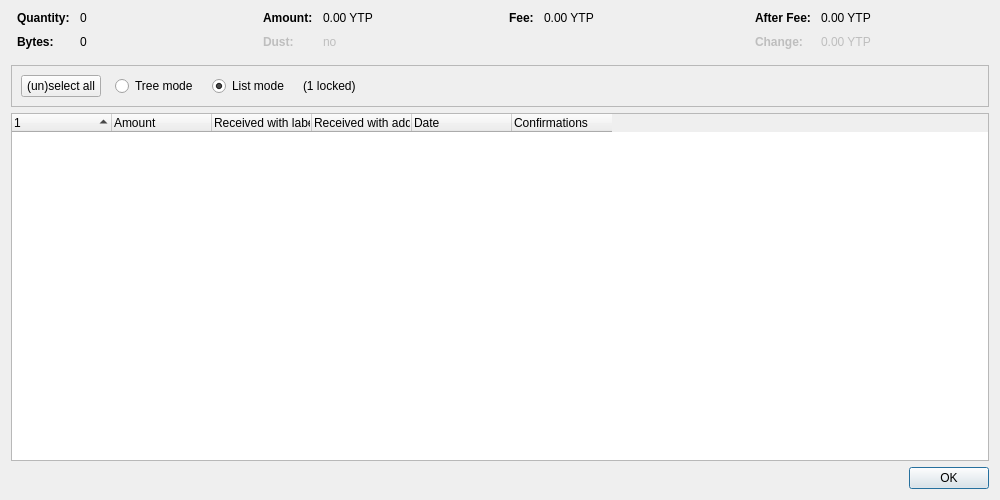
<?xml version="1.0" encoding="UTF-8"?>
<ui version="4.0">
 <class>CoinControlDialog</class>
 <widget class="QDialog" name="CoinControlDialog">
  <property name="geometry">
   <rect>
    <x>0</x>
    <y>0</y>
    <width>1000</width>
    <height>500</height>
   </rect>
  </property>
  <property name="windowTitle">
   <string>Coin Selection</string>
  </property>
  <layout class="QVBoxLayout" name="verticalLayout">
   <item>
    <layout class="QHBoxLayout" name="horizontalLayoutTop" stretch="0,0,0,0">
     <property name="topMargin">
      <number>0</number>
     </property>
     <property name="bottomMargin">
      <number>10</number>
     </property>
     <item>
      <layout class="QFormLayout" name="formLayoutCoinControl1">
       <property name="horizontalSpacing">
        <number>10</number>
       </property>
       <property name="verticalSpacing">
        <number>10</number>
       </property>
       <property name="leftMargin">
        <number>6</number>
       </property>
       <property name="rightMargin">
        <number>6</number>
       </property>
       <item row="0" column="0">
        <widget class="QLabel" name="labelCoinControlQuantityText">
         <property name="font">
          <font>
           <weight>75</weight>
           <bold>true</bold>
          </font>
         </property>
         <property name="text">
          <string>Quantity:</string>
         </property>
        </widget>
       </item>
       <item row="0" column="1">
        <widget class="QLabel" name="labelCoinControlQuantity">
         <property name="cursor">
          <cursorShape>IBeamCursor</cursorShape>
         </property>
         <property name="contextMenuPolicy">
          <enum>Qt::ActionsContextMenu</enum>
         </property>
         <property name="text">
          <string notr="true">0</string>
         </property>
         <property name="textInteractionFlags">
          <set>Qt::LinksAccessibleByMouse|Qt::TextSelectableByKeyboard|Qt::TextSelectableByMouse</set>
         </property>
        </widget>
       </item>
       <item row="1" column="0">
        <widget class="QLabel" name="labelCoinControlBytesText">
         <property name="font">
          <font>
           <weight>75</weight>
           <bold>true</bold>
          </font>
         </property>
         <property name="text">
          <string>Bytes:</string>
         </property>
        </widget>
       </item>
       <item row="1" column="1">
        <widget class="QLabel" name="labelCoinControlBytes">
         <property name="cursor">
          <cursorShape>IBeamCursor</cursorShape>
         </property>
         <property name="contextMenuPolicy">
          <enum>Qt::ActionsContextMenu</enum>
         </property>
         <property name="text">
          <string notr="true">0</string>
         </property>
         <property name="textInteractionFlags">
          <set>Qt::LinksAccessibleByMouse|Qt::TextSelectableByKeyboard|Qt::TextSelectableByMouse</set>
         </property>
        </widget>
       </item>
      </layout>
     </item>
     <item>
      <layout class="QFormLayout" name="formLayoutCoinControl2">
       <property name="horizontalSpacing">
        <number>10</number>
       </property>
       <property name="verticalSpacing">
        <number>10</number>
       </property>
       <property name="leftMargin">
        <number>6</number>
       </property>
       <property name="rightMargin">
        <number>6</number>
       </property>
       <item row="0" column="0">
        <widget class="QLabel" name="labelCoinControlAmountText">
         <property name="font">
          <font>
           <weight>75</weight>
           <bold>true</bold>
          </font>
         </property>
         <property name="text">
          <string>Amount:</string>
         </property>
        </widget>
       </item>
       <item row="0" column="1">
        <widget class="QLabel" name="labelCoinControlAmount">
         <property name="cursor">
          <cursorShape>IBeamCursor</cursorShape>
         </property>
         <property name="contextMenuPolicy">
          <enum>Qt::ActionsContextMenu</enum>
         </property>
         <property name="text">
          <string notr="true">0.00 YTP</string>
         </property>
         <property name="textInteractionFlags">
          <set>Qt::LinksAccessibleByMouse|Qt::TextSelectableByKeyboard|Qt::TextSelectableByMouse</set>
         </property>
        </widget>
       </item>
       <item row="1" column="0">
        <widget class="QLabel" name="labelCoinControlLowOutputText">
         <property name="enabled">
          <bool>false</bool>
         </property>
         <property name="font">
          <font>
           <weight>75</weight>
           <bold>true</bold>
          </font>
         </property>
         <property name="text">
          <string>Dust:</string>
         </property>
        </widget>
       </item>
       <item row="1" column="1">
        <widget class="QLabel" name="labelCoinControlLowOutput">
         <property name="enabled">
          <bool>false</bool>
         </property>
         <property name="cursor">
          <cursorShape>IBeamCursor</cursorShape>
         </property>
         <property name="contextMenuPolicy">
          <enum>Qt::ActionsContextMenu</enum>
         </property>
         <property name="text">
          <string notr="true">no</string>
         </property>
         <property name="textInteractionFlags">
          <set>Qt::LinksAccessibleByMouse|Qt::TextSelectableByKeyboard|Qt::TextSelectableByMouse</set>
         </property>
        </widget>
       </item>
      </layout>
     </item>
     <item>
      <layout class="QFormLayout" name="formLayoutCoinControl3">
       <property name="horizontalSpacing">
        <number>10</number>
       </property>
       <property name="verticalSpacing">
        <number>10</number>
       </property>
       <property name="leftMargin">
        <number>6</number>
       </property>
       <property name="rightMargin">
        <number>6</number>
       </property>
       <item row="0" column="0">
        <widget class="QLabel" name="labelCoinControlFeeText">
         <property name="font">
          <font>
           <weight>75</weight>
           <bold>true</bold>
          </font>
         </property>
         <property name="text">
          <string>Fee:</string>
         </property>
        </widget>
       </item>
       <item row="0" column="1">
        <widget class="QLabel" name="labelCoinControlFee">
         <property name="cursor">
          <cursorShape>IBeamCursor</cursorShape>
         </property>
         <property name="contextMenuPolicy">
          <enum>Qt::ActionsContextMenu</enum>
         </property>
         <property name="text">
          <string notr="true">0.00 YTP</string>
         </property>
         <property name="textInteractionFlags">
          <set>Qt::LinksAccessibleByMouse|Qt::TextSelectableByKeyboard|Qt::TextSelectableByMouse</set>
         </property>
        </widget>
       </item>
      </layout>
     </item>
     <item>
      <layout class="QFormLayout" name="formLayoutCoinControl4">
       <property name="horizontalSpacing">
        <number>10</number>
       </property>
       <property name="verticalSpacing">
        <number>10</number>
       </property>
       <property name="leftMargin">
        <number>6</number>
       </property>
       <property name="rightMargin">
        <number>6</number>
       </property>
       <item row="0" column="0">
        <widget class="QLabel" name="labelCoinControlAfterFeeText">
         <property name="font">
          <font>
           <weight>75</weight>
           <bold>true</bold>
          </font>
         </property>
         <property name="text">
          <string>After Fee:</string>
         </property>
        </widget>
       </item>
       <item row="0" column="1">
        <widget class="QLabel" name="labelCoinControlAfterFee">
         <property name="cursor">
          <cursorShape>IBeamCursor</cursorShape>
         </property>
         <property name="contextMenuPolicy">
          <enum>Qt::ActionsContextMenu</enum>
         </property>
         <property name="text">
          <string notr="true">0.00 YTP</string>
         </property>
         <property name="textInteractionFlags">
          <set>Qt::LinksAccessibleByMouse|Qt::TextSelectableByKeyboard|Qt::TextSelectableByMouse</set>
         </property>
        </widget>
       </item>
       <item row="1" column="0">
        <widget class="QLabel" name="labelCoinControlChangeText">
         <property name="enabled">
          <bool>false</bool>
         </property>
         <property name="font">
          <font>
           <weight>75</weight>
           <bold>true</bold>
          </font>
         </property>
         <property name="text">
          <string>Change:</string>
         </property>
        </widget>
       </item>
       <item row="1" column="1">
        <widget class="QLabel" name="labelCoinControlChange">
         <property name="enabled">
          <bool>false</bool>
         </property>
         <property name="cursor">
          <cursorShape>IBeamCursor</cursorShape>
         </property>
         <property name="contextMenuPolicy">
          <enum>Qt::ActionsContextMenu</enum>
         </property>
         <property name="text">
          <string notr="true">0.00 YTP</string>
         </property>
         <property name="textInteractionFlags">
          <set>Qt::LinksAccessibleByMouse|Qt::TextSelectableByKeyboard|Qt::TextSelectableByMouse</set>
         </property>
        </widget>
       </item>
      </layout>
     </item>
    </layout>
   </item>
   <item>
    <widget class="QFrame" name="frame">
     <property name="minimumSize">
      <size>
       <width>0</width>
       <height>40</height>
      </size>
     </property>
     <property name="frameShape">
      <enum>QFrame::StyledPanel</enum>
     </property>
     <property name="frameShadow">
      <enum>QFrame::Sunken</enum>
     </property>
     <layout class="QHBoxLayout" name="horizontalLayout">
      <item>
       <layout class="QHBoxLayout" name="horizontalLayoutPanel" stretch="0,0,0,0,0">
        <property name="spacing">
         <number>14</number>
        </property>
        <item>
         <widget class="QPushButton" name="pushButtonSelectAll">
          <property name="sizePolicy">
           <sizepolicy hsizetype="Maximum" vsizetype="Fixed">
            <horstretch>0</horstretch>
            <verstretch>0</verstretch>
           </sizepolicy>
          </property>
          <property name="text">
           <string>(un)select all</string>
          </property>
          <property name="autoDefault">
           <bool>false</bool>
          </property>
         </widget>
        </item>
        <item>
         <widget class="QRadioButton" name="radioTreeMode">
          <property name="sizePolicy">
           <sizepolicy hsizetype="Maximum" vsizetype="Fixed">
            <horstretch>0</horstretch>
            <verstretch>0</verstretch>
           </sizepolicy>
          </property>
          <property name="text">
           <string>Tree mode</string>
          </property>
         </widget>
        </item>
        <item>
         <widget class="QRadioButton" name="radioListMode">
          <property name="sizePolicy">
           <sizepolicy hsizetype="Maximum" vsizetype="Fixed">
            <horstretch>0</horstretch>
            <verstretch>0</verstretch>
           </sizepolicy>
          </property>
          <property name="text">
           <string>List mode</string>
          </property>
          <property name="checked">
           <bool>true</bool>
          </property>
         </widget>
        </item>
        <item>
         <widget class="QLabel" name="labelLocked">
          <property name="text">
           <string notr="true">(1 locked)</string>
          </property>
         </widget>
        </item>
        <item>
         <spacer name="horizontalSpacer">
          <property name="orientation">
           <enum>Qt::Horizontal</enum>
          </property>
          <property name="sizeHint" stdset="0">
           <size>
            <width>40</width>
            <height>20</height>
           </size>
          </property>
         </spacer>
        </item>
       </layout>
      </item>
     </layout>
    </widget>
   </item>
   <item>
    <widget class="CoinControlTreeWidget" name="treeWidget">
     <property name="contextMenuPolicy">
      <enum>Qt::CustomContextMenu</enum>
     </property>
     <property name="sortingEnabled">
      <bool>false</bool>
     </property>
     <property name="columnCount">
      <number>6</number>
     </property>
     <attribute name="headerShowSortIndicator" stdset="0">
      <bool>true</bool>
     </attribute>
     <attribute name="headerStretchLastSection">
      <bool>false</bool>
     </attribute>
     <column>
      <property name="text">
       <string/>
      </property>
     </column>
     <column>
      <property name="text">
       <string>Amount</string>
      </property>
     </column>
     <column>
      <property name="text">
       <string>Received with label</string>
      </property>
     </column>
     <column>
      <property name="text">
       <string>Received with address</string>
      </property>
     </column>
     <column>
      <property name="text">
       <string>Date</string>
      </property>
     </column>
     <column>
      <property name="text">
       <string>Confirmations</string>
      </property>
      <property name="toolTip">
       <string>Confirmed</string>
      </property>
     </column>
     <column>
      <property name="text">
       <string/>
      </property>
     </column>
     <column>
      <property name="text">
       <string/>
      </property>
     </column>
     <column>
      <property name="text">
       <string/>
      </property>
     </column>
     <column>
      <property name="text">
       <string/>
      </property>
     </column>
    </widget>
   </item>
   <item>
    <widget class="QDialogButtonBox" name="buttonBox">
     <property name="orientation">
      <enum>Qt::Horizontal</enum>
     </property>
     <property name="standardButtons">
      <set>QDialogButtonBox::Ok</set>
     </property>
    </widget>
   </item>
  </layout>
 </widget>
 <customwidgets>
  <customwidget>
   <class>CoinControlTreeWidget</class>
   <extends>QTreeWidget</extends>
   <header>qt/coincontroltreewidget.h</header>
  </customwidget>
 </customwidgets>
 <resources/>
 <connections/>
</ui>
